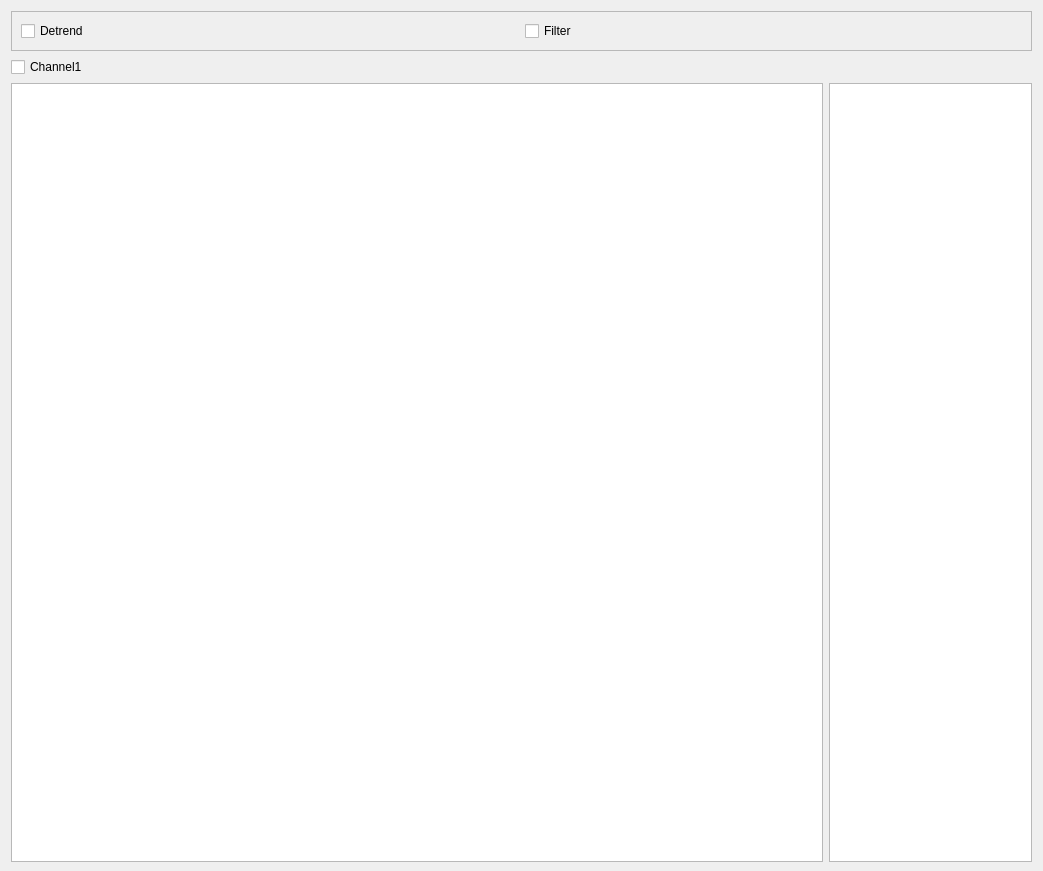
<?xml version="1.0" encoding="UTF-8"?>
<ui version="4.0">
 <class>Form</class>
 <widget class="QWidget" name="Form">
  <property name="geometry">
   <rect>
    <x>0</x>
    <y>0</y>
    <width>1043</width>
    <height>871</height>
   </rect>
  </property>
  <property name="windowTitle">
   <string>Waveform</string>
  </property>
  <layout class="QVBoxLayout" name="verticalLayout" stretch="0,0,0">
   <property name="bottomMargin">
    <number>9</number>
   </property>
   <item>
    <widget class="QFrame" name="frame_2">
     <property name="frameShape">
      <enum>QFrame::StyledPanel</enum>
     </property>
     <property name="frameShadow">
      <enum>QFrame::Raised</enum>
     </property>
     <layout class="QHBoxLayout" name="horizontalLayout_2">
      <item>
       <widget class="QCheckBox" name="isDetrendBox">
        <property name="text">
         <string>Detrend</string>
        </property>
       </widget>
      </item>
      <item>
       <widget class="QCheckBox" name="isFilterBox">
        <property name="text">
         <string>Filter</string>
        </property>
       </widget>
      </item>
     </layout>
    </widget>
   </item>
   <item>
    <layout class="QHBoxLayout" name="channelSelectLayout">
     <item>
      <widget class="QCheckBox" name="checkBox">
       <property name="text">
        <string>Channel1</string>
       </property>
      </widget>
     </item>
    </layout>
   </item>
   <item>
    <layout class="QVBoxLayout" name="ChannelsLayout" stretch="0">
     <item>
      <widget class="QWidget" name="widget" native="true">
       <layout class="QHBoxLayout" name="horizontalLayout" stretch="4,1">
        <property name="leftMargin">
         <number>0</number>
        </property>
        <property name="topMargin">
         <number>0</number>
        </property>
        <property name="rightMargin">
         <number>0</number>
        </property>
        <property name="bottomMargin">
         <number>0</number>
        </property>
        <item>
         <widget class="PlotWidget" name="signalView">
          <property name="font">
           <font>
            <family>Times New Roman</family>
            <pointsize>20</pointsize>
           </font>
          </property>
          <property name="lineWidth">
           <number>1</number>
          </property>
          <property name="verticalScrollBarPolicy">
           <enum>Qt::ScrollBarAlwaysOff</enum>
          </property>
          <property name="horizontalScrollBarPolicy">
           <enum>Qt::ScrollBarAlwaysOff</enum>
          </property>
          <property name="backgroundBrush">
           <brush brushstyle="NoBrush">
            <color alpha="255">
             <red>255</red>
             <green>255</green>
             <blue>255</blue>
            </color>
           </brush>
          </property>
          <property name="dragMode">
           <enum>QGraphicsView::NoDrag</enum>
          </property>
         </widget>
        </item>
        <item>
         <widget class="PlotWidget" name="FFTView">
          <property name="font">
           <font>
            <family>Times New Roman</family>
            <pointsize>20</pointsize>
           </font>
          </property>
          <property name="lineWidth">
           <number>1</number>
          </property>
          <property name="verticalScrollBarPolicy">
           <enum>Qt::ScrollBarAlwaysOff</enum>
          </property>
          <property name="horizontalScrollBarPolicy">
           <enum>Qt::ScrollBarAlwaysOff</enum>
          </property>
          <property name="backgroundBrush">
           <brush brushstyle="NoBrush">
            <color alpha="255">
             <red>255</red>
             <green>255</green>
             <blue>255</blue>
            </color>
           </brush>
          </property>
          <property name="dragMode">
           <enum>QGraphicsView::NoDrag</enum>
          </property>
         </widget>
        </item>
       </layout>
      </widget>
     </item>
    </layout>
   </item>
  </layout>
 </widget>
 <customwidgets>
  <customwidget>
   <class>PlotWidget</class>
   <extends>QGraphicsView</extends>
   <header location="global">pyqtgraph</header>
  </customwidget>
 </customwidgets>
 <resources/>
 <connections/>
</ui>
